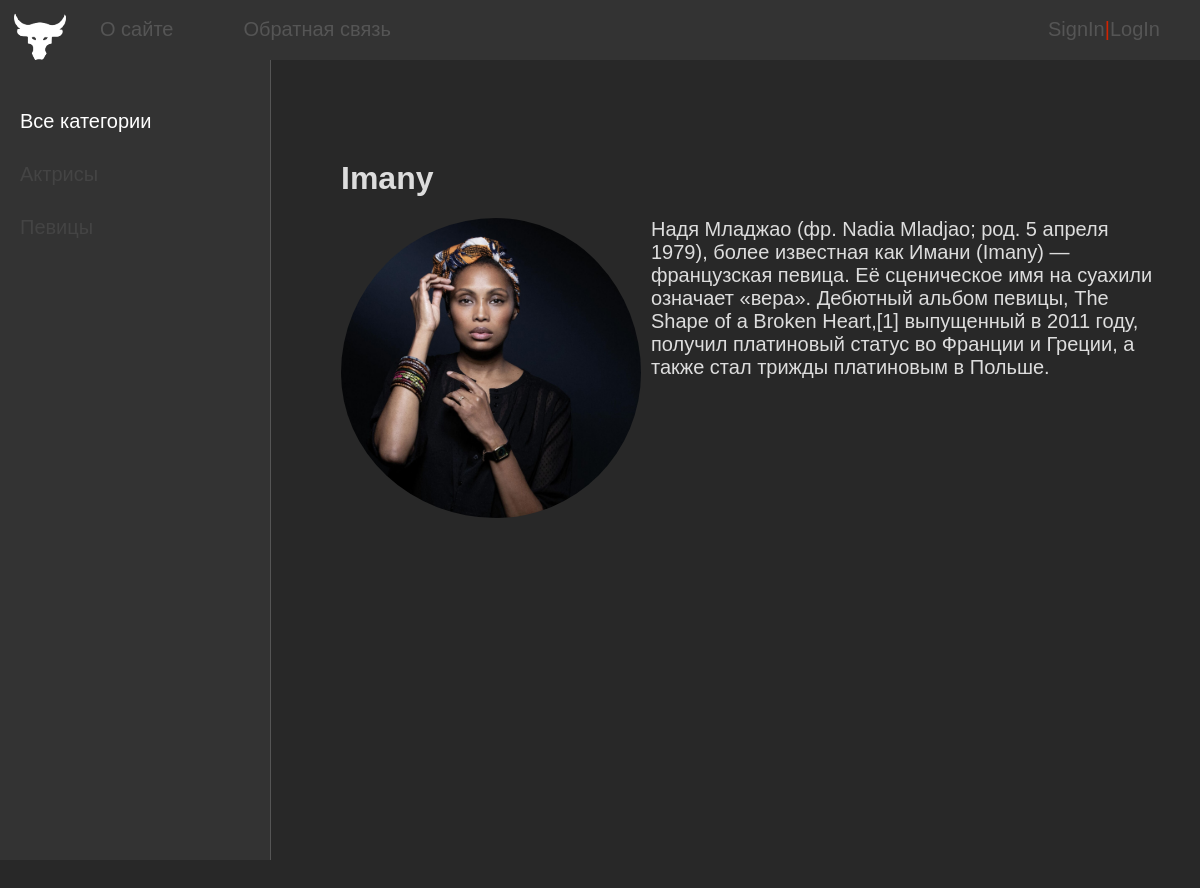
Screenshot of /post/imany with the database file from the repository.
### women/models.py (models this page shows, shortened)
class Women(models.Model):
    title = models.CharField(max_length=256, verbose_name='Заголовок')
    slug = models.SlugField(max_length=255, unique=True,db_index=True,verbose_name='URL')
    content = models.TextField(blank=True, verbose_name='Текст статьи')
    photo = models.ImageField(upload_to="photos/%Y/%m/%d/", verbose_name='Фото')
    time_create = models.DateTimeField(auto_now_add=True, verbose_name='Дата создания')
    time_update = models.DateTimeField(auto_now= True, verbose_name='Дата изменения')
    is_published = models.BooleanField(default= True, verbose_name='Публикация')
    cat = models.ForeignKey('Category', on_delete=models.PROTECT, null=True, verbose_name='Категория')
    def __str__(self):
        return self.title
    class Meta:
        verbose_name='Известные женщины'
        verbose_name_plural= 'Известные женщины'
        ordering = ['time_create', 'title']

### women/views.py (the view)
# urls.py: path('post/<slug:post_slug>', ShowPost.as_view(),name='post'),
class ShowPost(DataMixin,DetailView):
    model = Women
    template_name = 'women/post.html'
    slug_url_kwarg = 'post_slug'
    context_object_name = 'post'
    def get_context_data(self,*, object_list=None, **kwargs) :
        context = super().get_context_data(**kwargs)
        c_def = self.get_user_context(title=context['post'])
        return dict(list(context.items())+list(c_def.items()))

### women/models.py (called while the page is built)
    def get_absolute_url(self):
        return reverse('category', kwargs={'cat_slug':self.slug})

### women/utils.py (called while the page is built)
    def get_user_context(self, **kwargs):
        context = kwargs
        cats = cache.get('cats')
        if not cats:
            cats = Category.objects.annotate(Count('women'))
            cache.set('cats',cats,60)
        user_menu = menu.copy()
        if not self.request.user.is_authenticated:
            user_menu.pop(1)
        context['menu'] = user_menu
        context['cats'] = cats
        if 'cat_selected' not in context:
            context['cat_selected'] = 0
        return context

### women/templates/women/post.html
{% extends 'women/base.html' %}
{% block content %}
<h1>{{ post.title }}</h1>
{% if post.photo %}
<p><img class="img-article-left" src="{{post.photo.url}}" ></p>
{% endif %}
{{post.content | linebreaks}}
{% endblock %}

### women/templates/women/base.html (shortened to what this page needs)
{% load static %}
{% load women_tags %}
<!DOCTYPE html>
<html>
<head>
	<link type="text/css" href="{% static 'women/css/styles.css' %}" rel="stylesheet" />
</head>
<body>
<table class="table-page" border=0 cellpadding="0" cellspacing="0">
<tr><td valign=top>
{% block mainmenu %}
		<div class="header">
			<ul id="mainmenu" class="mainmenu">
			<li class="logo"><a href="{% url 'home' %}"><div class="logo"></div></a></li>
{% for m in menu %}
			<li><a href="{% url m.url_name %}">{{m.title}}</a></li>
{% endfor %}
			{% if request.user.is_authenticated %}
			<li class="last"> {{user.username}} |<a href="{% url 'logout' %}">LogOut</a></li>
			{% else %}
			<li class="last"><a href="{% url 'register' %}">SignIn</a>|<a href="{% url 'login' %}">LogIn</a></li>
			{% endif %}
			</ul>
		</div>
{% endblock mainmenu %}
<table class="table-content" border=0 cellpadding="0" cellspacing="0">
<tr>
	<td valign="top" class="left-chapters">
	<ul id="leftchapters">
		{% if cat_selected == 0 %}
			<li class="selected">Все категории</li>
		{% else %}
		<li><a href="{% url 'home' %}">Все категории</a></li>
		{% endif %}
		{% for c in cats %}
		{% if c.women__count > 0 %}
			{% if c.pk == cat_selected %}
				<li class="selected">{{ c.name }}</li>
			{% else %}
				<li><a href="{{ c.get_absolute_url }}">{{c.name}}</a></li>
			{% endif %}
		{% endif %}
		{% endfor %}
	</ul>
</td>
<td valign="top" class="content">
	<div class="content-text">
{% block content %}
{% endblock %}
	</div>
</td></tr></table>
</td></tr>
</body>
</html>

### women/static/women/css/styles.css (style rules this page uses)
html, body { font-family: 'Arial', sans-serif; margin: 0; padding: 0; height: 100%; width: 100%; color: #fff; background-color: #282828; }
a { color: #ccc; text-decoration: none; }
img { max-width: 600px; height: auto; border-radius: 50%; }
img.img-article-left { width: 300px; height: 300px; object-fit: cover; object-position: center; float: left; padding: 0 10px 10px 0; border-radius: 50%; }
.table-page { width: 100%; height: 100%; vertical-align: top; }
.table-page tr { height: 100%; }
.header { background: #333; height: 60px; }
.logo { background: url('../images/logo1.png') no-repeat 5px 10px; width: 70px; height: 60px; border-radius: 50%; background-size: 100% 100%; }
ul.mainmenu { list-style: none; margin: 0; padding: 0; height: 60px; color: #d22300; font-size: 20px; overflow: hidden; }
ul.mainmenu li { float: left; margin: 18px 40px 0 30px; }
ul.mainmenu li.logo { margin: 0; }
ul.mainmenu li.last { float: right; }
ul.mainmenu li a { color: #555; text-decoration: none; }
.table-content { width: 100%; min-height: 100%; height: 100%; }
.left-chapters { margin: 0; background: #333; border-right: 1px solid #555; min-height: 100%; }
.left-chapters ul { width: 230px; min-height: 100%; margin: 0; padding: 20px; list-style: none; font-size: 20px; }
.left-chapters ul li { margin: 30px 0; color: #999; }
.left-chapters ul li.selected { color: #ffffff; }
.left-chapters ul li a { color: #444; text-decoration: none; }
.content { padding: 40px; width: 100%; box-sizing: border-box; }
.content-text { margin: 60px 0 0 30px; color: #ddd; font-size: 20px; font-family: "Yandex Sans Display Light", sans-serif; }
.content-text h1 { font-size: 32px; }

### rows the page displays
Women: title "Imany", photo (picture), content "Надя Младжао (фр. Nadia Mladjao; род. 5 апреля 1979), более известная как Имани (Imany) — французская певица. Её сценическое имя на суахили означает «вера». Дебютный альбом певицы, The Shape of a Broken Heart,[1] выпущенный в 2011 году, получил платиновый статус во Франции и Греции, а также стал трижды платиновым в Польше."

### other values shown
{{ m.title }} "О сайте" "Обратная связь"
